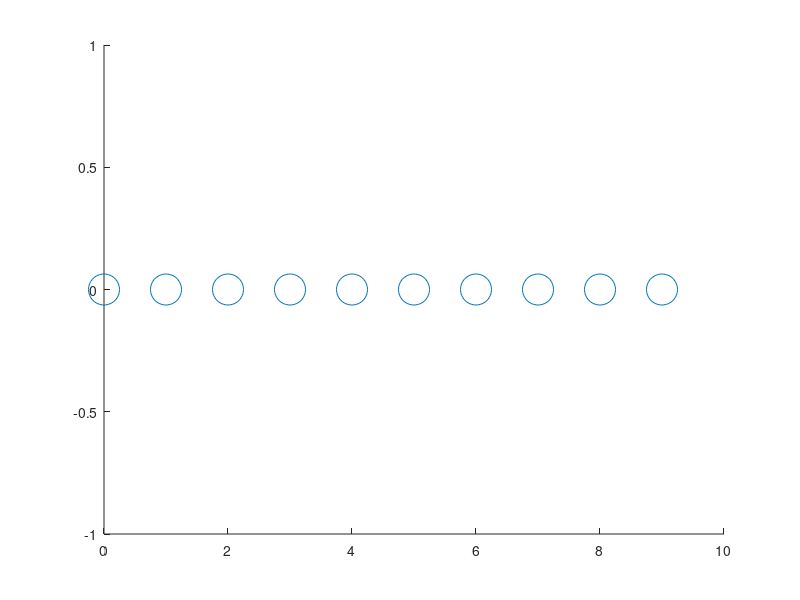

Source code (MATLAB): (Note: this script raises an error after producing the figure.)
clc
clear
close all
h = figure(2);
s = scatter(0:9,zeros(1, 10), 500) ;
s.Marker = 'none';
hold on 
s = scatter(0:9,1.2*ones(1, 10)) ;
s.Marker = 'none';
hold on 
s1 = scatter(1:8,0.1*ones(1, 8), 500, 'X','red', 'Linewidth', 10) ;
hold on 
scatter(1:8,0.2*ones(1, 8), 500, 'X','red', 'Linewidth', 10) ;
hold on 
scatter(1:8,0.3*ones(1, 8), 500, 'X','red', 'Linewidth', 10) ;
hold on 
scatter(1:8,0.4*ones(1, 8), 500, 'X','red', 'Linewidth', 10) ;
hold on 
scatter(1:8,0.5*ones(1, 8), 500, 'X','red', 'Linewidth', 10) ;
hold on 
s2 = scatter(1,0.6, 500, 'O','green', 'Linewidth', 10) ;
hold on 
scatter(2:8,0.6*ones(1, 7), 500, 'X','red', 'Linewidth', 10) ;
hold on 
scatter(1:2,0.7*ones(1,2), 500, 'O','green', 'Linewidth', 10) ;
hold on 
scatter(3:4,0.7*ones(1, 2), 500, 'X','red', 'Linewidth', 10) ;

hold on 
scatter(5:6,0.7*ones(1,2), 500, 'O','green', 'Linewidth', 10) ;
hold on 
scatter(7:8,0.7*ones(1, 2), 500, 'X','red', 'Linewidth', 10) ;
hold on 
scatter(1:6,0.8*ones(1, 6), 500, 'O','green', 'Linewidth', 10) ;
hold on 
scatter(7:8,0.8*ones(1, 2), 500, 'X','red', 'Linewidth', 10) ;
hold on 
scatter(1,0.9, 500, 'O','green', 'Linewidth', 10) ;
hold on 
scatter(2,0.9, 500, 'X','red', 'Linewidth', 10) ;
hold on 
scatter(3:8,0.9*ones(1, 6), 500, 'O','green', 'Linewidth', 10) ;
hold on 
scatter(1,1, 500, 'O','green', 'Linewidth', 10) ;
hold on 
scatter(2,1, 500, 'X','red', 'Linewidth', 10) ;
hold on 
scatter(3:8,ones(1, 6), 500, 'O','green', 'Linewidth', 10) ;

yticks([0 0.1 0.2 0.3 0.4 0.5 0.6 0.7 0.8 0.9 1]);
xticks(0:8);
xlabel('Velocity')
ylabel('ER')
title('Outer Chamber Operation Range', 'color', 'y');

[~,b] = legend([s1 s2],{'NO REACTION','REACTION'});
set(findobj(b,'-property','MarkerSize'),'MarkerSize',10);
grid on
grid minor
set(gca,'FontSize',20)
set(get(h,'CurrentAxes'),'GridAlpha',0.4,'MinorGridAlpha',0.2);
whitebg('k');